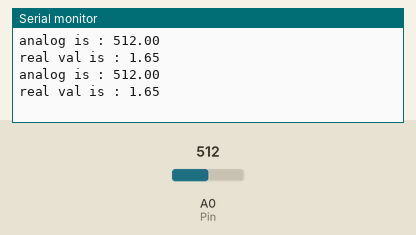
A sketch run on a simulated Arduino Uno, built with avr-gcc and run on an emulated ATmega328P. Parts: the last lines printed to the serial monitor. The test bench sets the inputs (shaded band); at power-on: A0 (Pin) = 512.

Above: at 1.8 s.
1.9 s: A0 (Pin) set to 716
At 2.8 s:
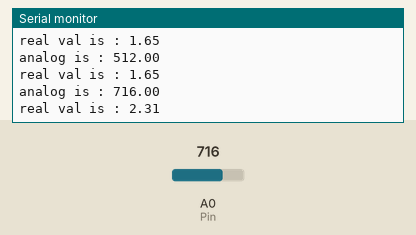
3.4 s: A0 (Pin) set to 900
At 4.8 s:
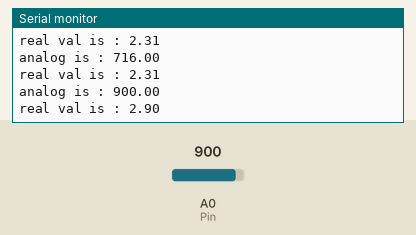
Timing chart, 0 to 6.4 s (numbered marks = the images above; inputs shaded):
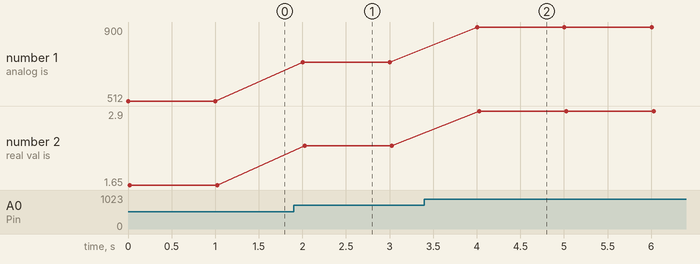

The sketch:

test_fi.ino
```cpp
#define Pin A0

void setup() {
   Serial.begin(9600);

}
void loop(){
// read the state of the tilt Sensor value:
   double v=analogRead(Pin);
   Serial.print("analog is : ");
   Serial.print(v);
   v=v/1024*3.3;
   Serial.println(" ");
  Serial.print("real val is : ");
  Serial.println(v);
  delay(1000);
}
```

Measured:
- after the input at 1.9 s, the serial monitor: prints a new line after 0.10 s (image 1)
- after the input at 3.4 s, the serial monitor: prints a new line after 0.61 s (image 2)
- plotted number 1: 512 → 716 after the input at 1.9 s, 716 → 900 after the input at 3.4 s
- plotted number 2: 1.65 → 2.31 after the input at 1.9 s, 2.31 → 2.9 after the input at 3.4 s
